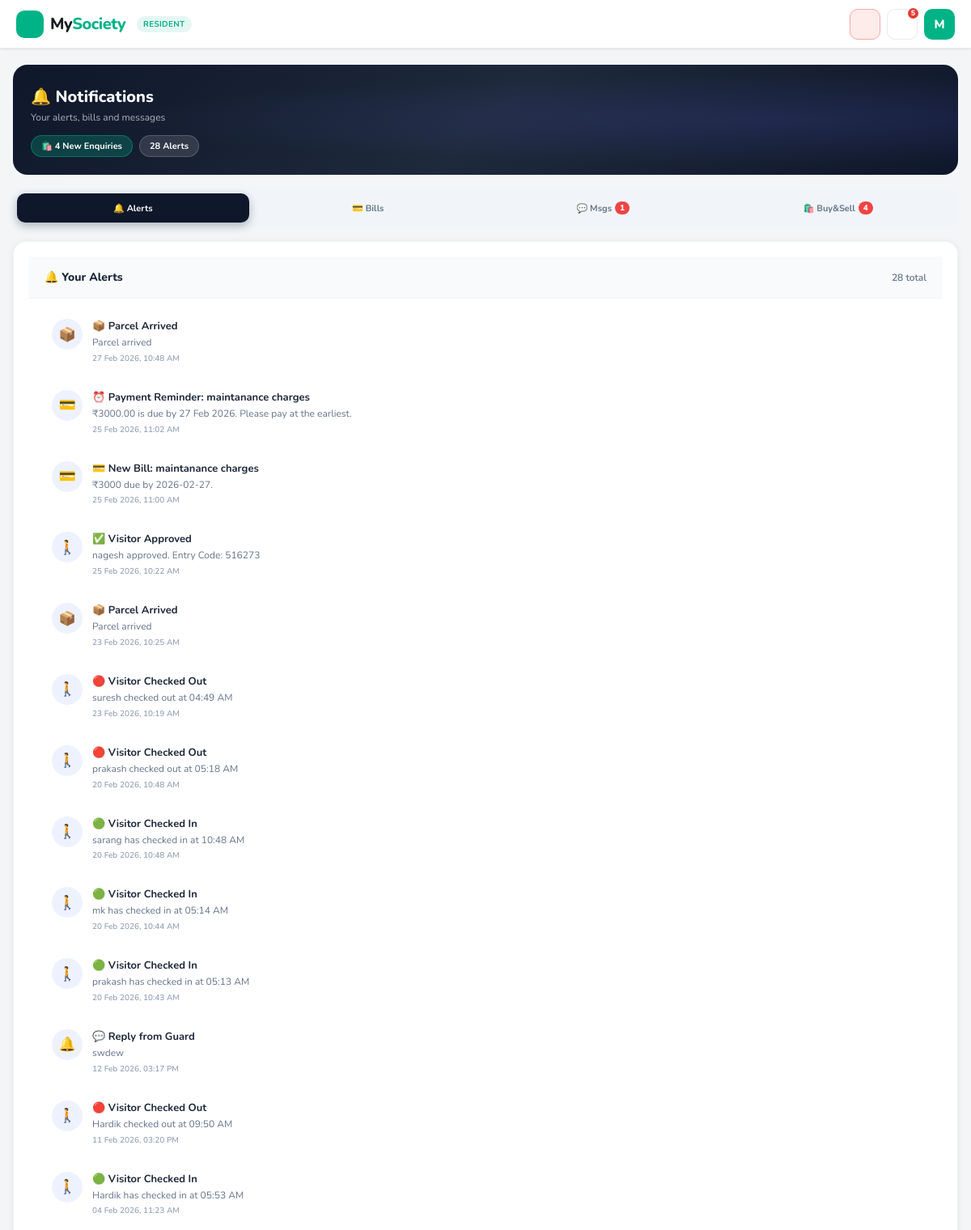
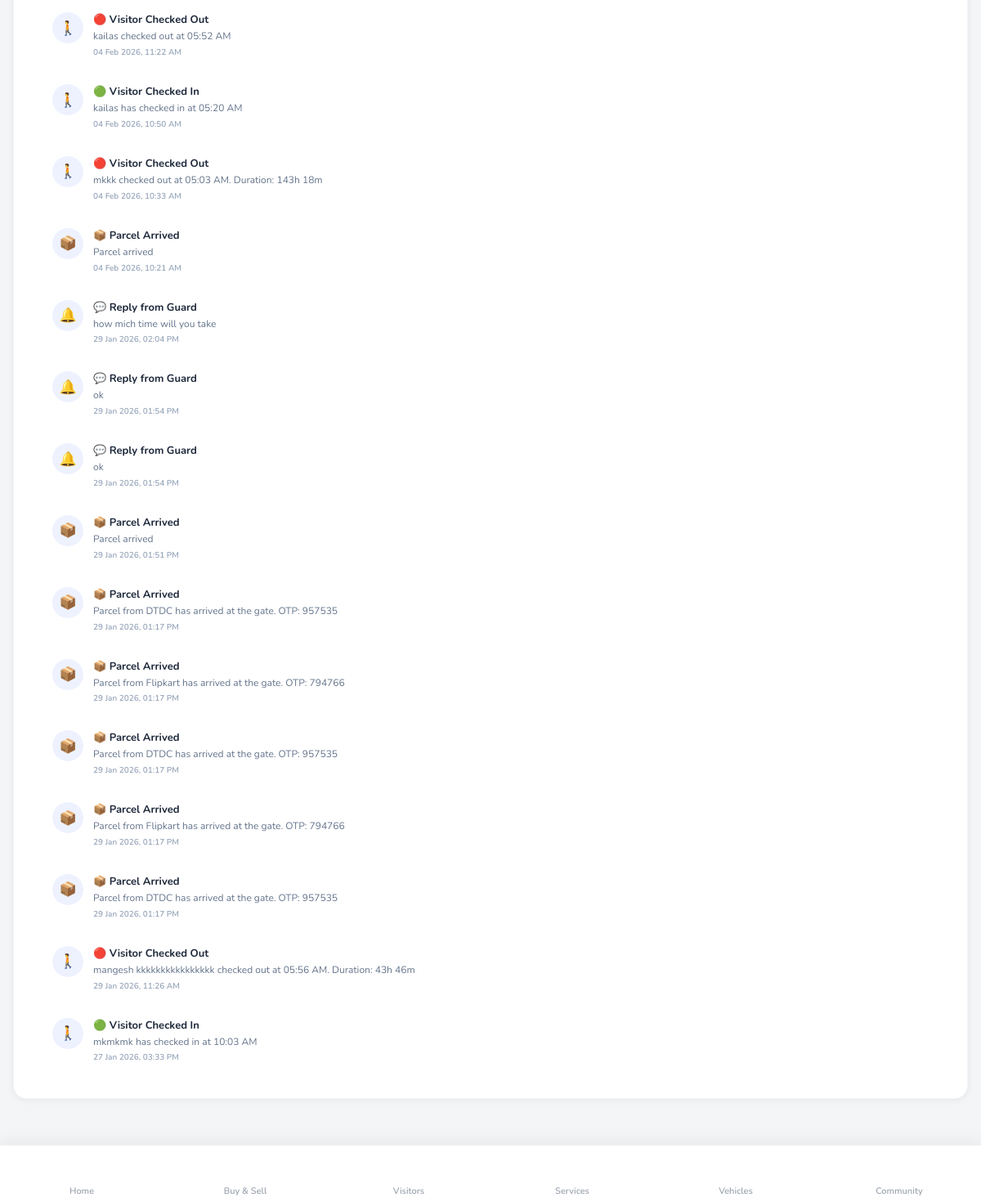
Page /resident/notifications/ (signed in) on the committed database (2 pictures, top to bottom).
### core/models.py (models this page shows, shortened)
class UserProfile(models.Model):
    ROLE_CHOICES = (
        ('resident', 'Resident'),
        ('guard', 'Guard'),
        ('guard_admin', 'Guard Admin'),
        ('society_admin', 'Society Admin'),
        ('admin', 'Super Admin'),
        ('service_provider', 'Service Provider'),
    )
    STATUS_CHOICES = (
        ('pending', 'Pending'),
        ('approved', 'Approved'),
        ('rejected', 'Rejected'),
    )
    user = models.OneToOneField(User, on_delete=models.CASCADE)
    role = models.CharField(
        max_length=20,
        choices=ROLE_CHOICES
    )
    society = models.ForeignKey(
        Society,
        on_delete=models.SET_NULL,
        null=True,
        blank=True
    )
    apartment = models.ForeignKey(
        Apartment,
        on_delete=models.SET_NULL,
        null=True,
        blank=True
    )
    phone = models.CharField(max_length=15)
    address = models.TextField(blank=True)
    photo       = models.ImageField(upload_to='profiles/photos/',   null=True, blank=True)
    cover_photo = models.ImageField(upload_to='profiles/covers/',   null=True, blank=True)
    work        = models.CharField(max_length=200, blank=True)
    hometown    = models.CharField(max_length=200, blank=True)
    interests   = models.CharField(max_length=500, blank=True,
                                   help_text="Comma-separated list, e.g. Music, Travel, Cricket")
    status = models.CharField(
        max_length=20,
        choices=STATUS_CHOICES,
        default='pending'
    )
    class Meta:
        indexes = [
            models.Index(fields=["role", "status"]),
        ]

class Notification(models.Model):
    user = models.ForeignKey(
        User,
        on_delete=models.CASCADE,
        related_name="notifications"
    )
    sender = models.ForeignKey(
        User,
        on_delete=models.SET_NULL,
        null=True,
        blank=True,
        related_name="sent_notifications"
    )
    parent = models.ForeignKey(
        "self",
        on_delete=models.CASCADE,
        null=True,
        blank=True,
        related_name="replies"
    )
    title = models.CharField(max_length=255)
    message = models.TextField()
    visitor = models.ForeignKey(
        Visitor,
        on_delete=models.SET_NULL,
        null=True,
        blank=True,
        related_name="notifications"
    )
    is_read = models.BooleanField(default=False)
    created_at = models.DateTimeField(auto_now_add=True)
    class Meta:
        ordering = ["-created_at"]

### core/views.py (the view)
# urls.py: path("resident/notifications/",views.resident_notifications,name="resident_notifications"),
@login_required
@role_required("resident")
def resident_notifications(request):
    user    = request.user
    profile = user.userprofile
    notifications = Notification.objects.filter(
        user=user
    ).order_by('-created_at')
    unread_qs = notifications.filter(is_read=False)
    unread_count = unread_qs.count()
    if unread_count > 0:
        unread_qs.update(is_read=True)
    unread_count = 0   # after marking read
    today = timezone.now().date()
    BillPayer.objects.filter(
        user=user,
        status='pending',
        bill__due_date__lt=today
    ).update(status='overdue')
    all_bp = BillPayer.objects.filter(
        user=user
    ).select_related('bill').order_by('-bill__created_at')
    pending_bill_payers = [bp for bp in all_bp if bp.status == 'pending']
    overdue_bill_payers = [bp for bp in all_bp if bp.status == 'overdue']
    paid_bill_payers    = [bp for bp in all_bp if bp.status == 'paid']
    total_unread = ChatMessage.objects.filter(
        receiver=user,
        is_read=False
    ).exclude(sender=user).count()
    all_mp_msgs = MarketplaceMessage.objects.filter(
        Q(sender=user) | Q(receiver=user)
    ).select_related('listing', 'listing__seller', 'sender', 'receiver').order_by('listing_id', 'created_at')
    thread_map = {}
    for msg in all_mp_msgs:
        other = msg.receiver if msg.sender == user else msg.sender
        key = (msg.listing_id, other.id)
        if key not in thread_map:
            thread_map[key] = {
                'listing':      msg.listing,
                'other_user':   other,
                'messages':     [],
                'unread_count': 0,
                'last_message': None,
                'last_ts':      None,
            }
        thread_map[key]['messages'].append(msg)
        thread_map[key]['last_message'] = msg
        thread_map[key]['last_ts']      = msg.created_at
        if msg.receiver == user and not msg.is_read:
            thread_map[key]['unread_count'] += 1
    marketplace_threads = sorted(
        thread_map.values(),
        key=lambda t: t['last_ts'],
        reverse=True
    )
    mp_unread_total = sum(t['unread_count'] for t in marketplace_threads)
    notification_count = unread_count + total_unread + mp_unread_total
    return render(request, 'resident_notifications.html', {
        'profile':              profile,
        'user':                 user,
        'notifications':        notifications,
        'unread_count':         unread_count,
        'pending_bill_payers':  pending_bill_payers,
        'overdue_bill_payers':  overdue_bill_payers,
        'paid_bill_payers':     paid_bill_payers,
        'pending_bills_count':  len(pending_bill_payers),
        'overdue_bills_count':  len(overdue_bill_payers),
        'paid_bills_count':     len(paid_bill_payers),
        'total_unread':         total_unread,
        'marketplace_threads':  marketplace_threads,
        'mp_unread_total':      mp_unread_total,
        'notification_count':   notification_count,
    })

### core/context_processors.py (called while the page is built, shortened)
def base_context(request):
    if not request.user.is_authenticated:
        return {}
    profile = getattr(request.user, "userprofile", None)
    return {
        "current_user": request.user,
        "current_role": profile.role if profile else None,
        "notification_count": Notification.objects.filter(
            user=request.user,
            is_read=False
        ).count(),
    }

def global_context(request):
    if not request.user.is_authenticated:
        return {
            "notification_count": 0,
            "current_user": None,
            "current_role": None,
        }
    user = request.user
    profile = getattr(user, "userprofile", None)
    unread_chat = ChatMessage.objects.filter(
        receiver=user,
        is_read=False
    ).count()
    unread_notifications = Notification.objects.filter(
        user=user,
        is_read=False
    ).count()
    return {
        "current_user": user,
        "current_role": profile.role if profile else None,
        "notification_count": unread_chat + unread_notifications,
    }

def guard_notification_count(request):
    return {"guard_notification_count": 0}

def notification_count(request):
    if not request.user.is_authenticated:
        return {'notification_count': 0}
    try:
        unread_chat = ChatMessage.objects.filter(
            receiver=request.user,
            is_read=False
        ).count()
        unread_notif = Notification.objects.filter(
            user=request.user,
            is_read=False
        ).count()
        total = unread_chat + unread_notif
    except Exception:
        total = 0
    return {'notification_count': total}

### core/models.py (called while the page is built)
    @property
    def display_price(self):
        if self.is_free or self.price == 0:
            return 'FREE'
        return f'₹{int(self.price):,}'

    @property
    def category_emoji(self):
        emojis = {
            'furniture':   '🛋️',
            'food':        '🍱',
            'services':    '🔧',
            'home-decor':  '🪴',
            'electronics': '💻',
            'vehicles':    '🚗',
            'kids-items':  '🧸',
            'others':      '📦',
        }
        return emojis.get(self.category, '📦')

### templates/resident_notifications.html (shortened to what this page needs)
{% extends "base.html" %}
{% load custom_filters %}
{% block content %}
<div class="notif-hero">
    <h1>🔔 Notifications</h1>
    <p>Your alerts, bills and messages</p>
    <div class="hero-badges">
        {% if mp_unread_total %}
        <span class="hero-badge teal">🛍️ {{ mp_unread_total }} New Enquiries</span>
        {% endif %}
        <span class="hero-badge">{{ notifications.count }} Alerts</span>
    </div>
</div>
<div class="tab-nav">
    <button class="tab-btn active" onclick="switchTab(this,'pNotifs')">
        🔔 Alerts
    </button>
    <button class="tab-btn" onclick="switchTab(this,'pPayBill')">
        💳 Bills
    </button>
    <button class="tab-btn" onclick="switchTab(this,'pChat')">
        💬 Msgs
        {% if total_unread %}<span class="tab-pill">{{ total_unread }}</span>{% endif %}
    </button>
    <button class="tab-btn" onclick="switchTab(this,'pMpChat')">
        🛍️ Buy&amp;Sell
        {% if mp_unread_total %}<span class="tab-pill">{{ mp_unread_total }}</span>{% endif %}
    </button>
</div>
<div id="pNotifs" class="tab-panel active">
    <div class="card">
        <div class="card-hd">
            <span class="card-hd-title">🔔 Your Alerts</span>
            <span style="font-size:12px;color:#64748b;font-weight:600;">{{ notifications.count }} total</span>
        </div>
        <div class="card-body" style="padding:10px 12px;">
            {% if notifications %}
            <div class="notif-list">
                {% for n in notifications %}
                <div class="notif-item {% if not n.is_read %}unread{% endif %}">
                    <div class="notif-icon">
                        {% if "visitor" in n.title|lower or "check in" in n.title|lower or "checked in" in n.title|lower %}🚶
                        {% elif "check out" in n.title|lower or "checked out" in n.title|lower %}🚪
                        {% elif "sos" in n.title|lower or "emergency" in n.title|lower %}🚨
                        {% elif "payment" in n.title|lower or "bill" in n.title|lower %}💳
                        {% elif "parcel" in n.title|lower or "delivery" in n.title|lower %}📦
                        {% elif "maintenance" in n.title|lower %}🔧
                        {% elif "complaint" in n.title|lower %}📢
                        {% elif "approved" in n.title|lower %}✅
                        {% elif "rejected" in n.title|lower %}❌
                        {% elif "reminder" in n.title|lower %}⏰
                        {% else %}🔔{% endif %}
                    </div>
                    <div class="notif-content">
                        <h4>{{ n.title }}</h4>
                        <p>{{ n.message }}</p>
                        <div class="notif-time">{{ n.created_at|date:"d M Y, h:i A" }}</div>
                    </div>
                </div>
                {% endfor %}
            </div>
            {% else %}
            <div class="empty-st">
                <div class="ico">🔔</div>
                <p>No alerts yet</p>
                <small>You're all caught up!</small>
            </div>
            {% endif %}
        </div>
    </div>
</div>
{% endblock %}

### templates/base.html (shortened to what this page needs)
<!DOCTYPE html>
<html lang="en">
<head>
</head>
<body>
    <header class="header">
        <div class="header-content">
            <a href="" class="logo">
                <div class="logo-icon">
                </div>
                <span class="logo-text">My<span>Society</span></span>
                {% if current_role %}
                <span class="role-badge">{{ current_role }}</span>
                {% endif %}
            </a>
            <div class="header-actions">
                <div class="sos-btn" title="Emergency SOS" onclick="sendSOS()">
                    <span class="iconify" data-icon="mdi:alarm-light-outline"></span>
                </div>
                <a href="{% url 'resident_notifications' %}" class="hdr-btn" title="Notifications">
                    <span class="iconify" data-icon="mdi:bell-outline"></span>
                    {% if notification_count > 0 %}
                    <div class="notif-badge">{{ notification_count }}</div>
                    {% endif %}
                </a>
                <a href="{% url 'profile' %}" class="avatar-btn" title="My Profile">
                    {{ current_user.username|slice:":1"|upper }}
                </a>
            </div>
        </div>
    </header>
    <main class="main-content">
        {% block content %}{% endblock %}
    </main>
    <nav class="bottom-nav">
        {% if current_role == "resident" %}
            <a href="{% url 'resident_dashboard' %}"
               class="nav-item {% block nav_home %}{% endblock %}">
                <div class="nav-icon">
                    <span class="iconify" data-icon="mdi:home-variant-outline"></span>
                </div>
                <span>Home</span>
            </a>
            <a href="{% url 'marketplace' %}"
            class="nav-item {% block nav_marketplace %}{% endblock %}">
                <div class="nav-icon">
                    <span class="iconify" data-icon="mdi:storefront-outline"></span>
                </div>
                <span>Buy &amp; Sell</span>
            </a>
            <a href="{% url 'resident_visitors' %}"
               class="nav-item {% block nav_visitors %}{% endblock %}">
                <div class="nav-icon">
                    <span class="iconify" data-icon="mdi:account-multiple-outline"></span>
                </div>
                <span>Visitors</span>
            </a>
            <a href="{% url 'resident_services' %}"
               class="nav-item {% block nav_services %}{% endblock %}">
                <div class="nav-icon">
                    <span class="iconify" data-icon="mdi:wrench-outline"></span>
                </div>
                <span>Services</span>
            </a>
            <a href="{% url 'resident_vehicles' %}"
               class="nav-item {% block nav_vehicles %}{% endblock %}">
                <div class="nav-icon">
                    <span class="iconify" data-icon="mdi:car-outline"></span>
                </div>
                <span>Vehicles</span>
            </a>
            <a href="{% url 'resident_notices' %}"
               class="nav-item {% block nav_community %}{% endblock %}">
                <div class="nav-icon">
                    <span class="iconify" data-icon="mdi:bulletin-board"></span>
                </div>
                <span>Community</span>
            </a>
        {% endif %}
    </nav>
</body>
</html>

### rows in the picture
UserProfile: role "RESIDENT"
Notification: title "📦 Parcel Arrived", message "Parcel arrived", created_at "27 Feb 2026, 10:48 AM"
Notification: title "⏰ Payment Reminder: maintanance charges", message "₹3000.00 is due by 27 Feb 2026. Please pay at the earliest.", created_at "25 Feb 2026, 11:02 AM"
Notification: title "💳 New Bill: maintanance charges", message "₹3000 due by 2026-02-27.", created_at "25 Feb 2026, 11:00 AM"
Notification: title "✅ Visitor Approved", message "nagesh approved. Entry Code: 516273", created_at "25 Feb 2026, 10:22 AM"
Notification: title "📦 Parcel Arrived", message "Parcel arrived", created_at "23 Feb 2026, 10:25 AM"
Notification: title "🔴 Visitor Checked Out", message "suresh checked out at 04:49 AM", created_at "23 Feb 2026, 10:19 AM"
Notification: title "🔴 Visitor Checked Out", message "prakash checked out at 05:18 AM", created_at "20 Feb 2026, 10:48 AM"
Notification: title "🟢 Visitor Checked In", message "sarang has checked in at 10:48 AM", created_at "20 Feb 2026, 10:48 AM"
Notification: title "🟢 Visitor Checked In", message "mk has checked in at 05:14 AM", created_at "20 Feb 2026, 10:44 AM"
Notification: title "🟢 Visitor Checked In", message "prakash has checked in at 05:13 AM", created_at "20 Feb 2026, 10:43 AM"
Notification: title "💬 Reply from Guard", message "swdew", created_at "12 Feb 2026, 03:17 PM"
Notification: title "🔴 Visitor Checked Out", message "Hardik checked out at 09:50 AM", created_at "11 Feb 2026, 03:20 PM"
Notification: title "🟢 Visitor Checked In", message "Hardik has checked in at 05:53 AM", created_at "04 Feb 2026, 11:23 AM"
Notification: title "🔴 Visitor Checked Out", message "kailas checked out at 05:52 AM", created_at "04 Feb 2026, 11:22 AM"
Notification: title "🟢 Visitor Checked In", message "kailas has checked in at 05:20 AM", created_at "04 Feb 2026, 10:50 AM"
Notification: title "🔴 Visitor Checked Out", message "mkkk checked out at 05:03 AM. Duration: 143h 18m", created_at "04 Feb 2026, 10:33 AM"
Notification: title "📦 Parcel Arrived", message "Parcel arrived", created_at "04 Feb 2026, 10:21 AM"
Notification: title "💬 Reply from Guard", message "how mich time will you take", created_at "29 Jan 2026, 02:04 PM"
Notification: title "💬 Reply from Guard", message "ok", created_at "29 Jan 2026, 01:54 PM"
Notification: title "💬 Reply from Guard", message "ok", created_at "29 Jan 2026, 01:54 PM"
Notification: title "📦 Parcel Arrived", message "Parcel arrived", created_at "29 Jan 2026, 01:51 PM"
Notification: title "📦 Parcel Arrived", message "Parcel from DTDC has arrived at the gate. OTP: 957535", created_at "29 Jan 2026, 01:17 PM"
Notification: title "📦 Parcel Arrived", message "Parcel from Flipkart has arrived at the gate. OTP: 794766", created_at "29 Jan 2026, 01:17 PM"
Notification: title "📦 Parcel Arrived", message "Parcel from DTDC has arrived at the gate. OTP: 957535", created_at "29 Jan 2026, 01:17 PM"
Notification: title "📦 Parcel Arrived", message "Parcel from Flipkart has arrived at the gate. OTP: 794766", created_at "29 Jan 2026, 01:17 PM"
Notification: title "📦 Parcel Arrived", message "Parcel from DTDC has arrived at the gate. OTP: 957535", created_at "29 Jan 2026, 01:17 PM"
Notification: title "🔴 Visitor Checked Out", message "mangesh kkkkkkkkkkkkkkkk checked out at 05:56 AM. Duration: 43h 46m", created_at "29 Jan 2026, 11:26 AM"
Notification: title "🟢 Visitor Checked In", message "mkmkmk has checked in at 10:03 AM", created_at "27 Jan 2026, 03:33 PM"

### other values in the picture
{{ notification_count }} "5"
{{ current_user.username|slice:":1"|upper }} "M"
{{ mp_unread_total }} "4"
{{ notifications.count }} "28"
{{ total_unread }} "1"
